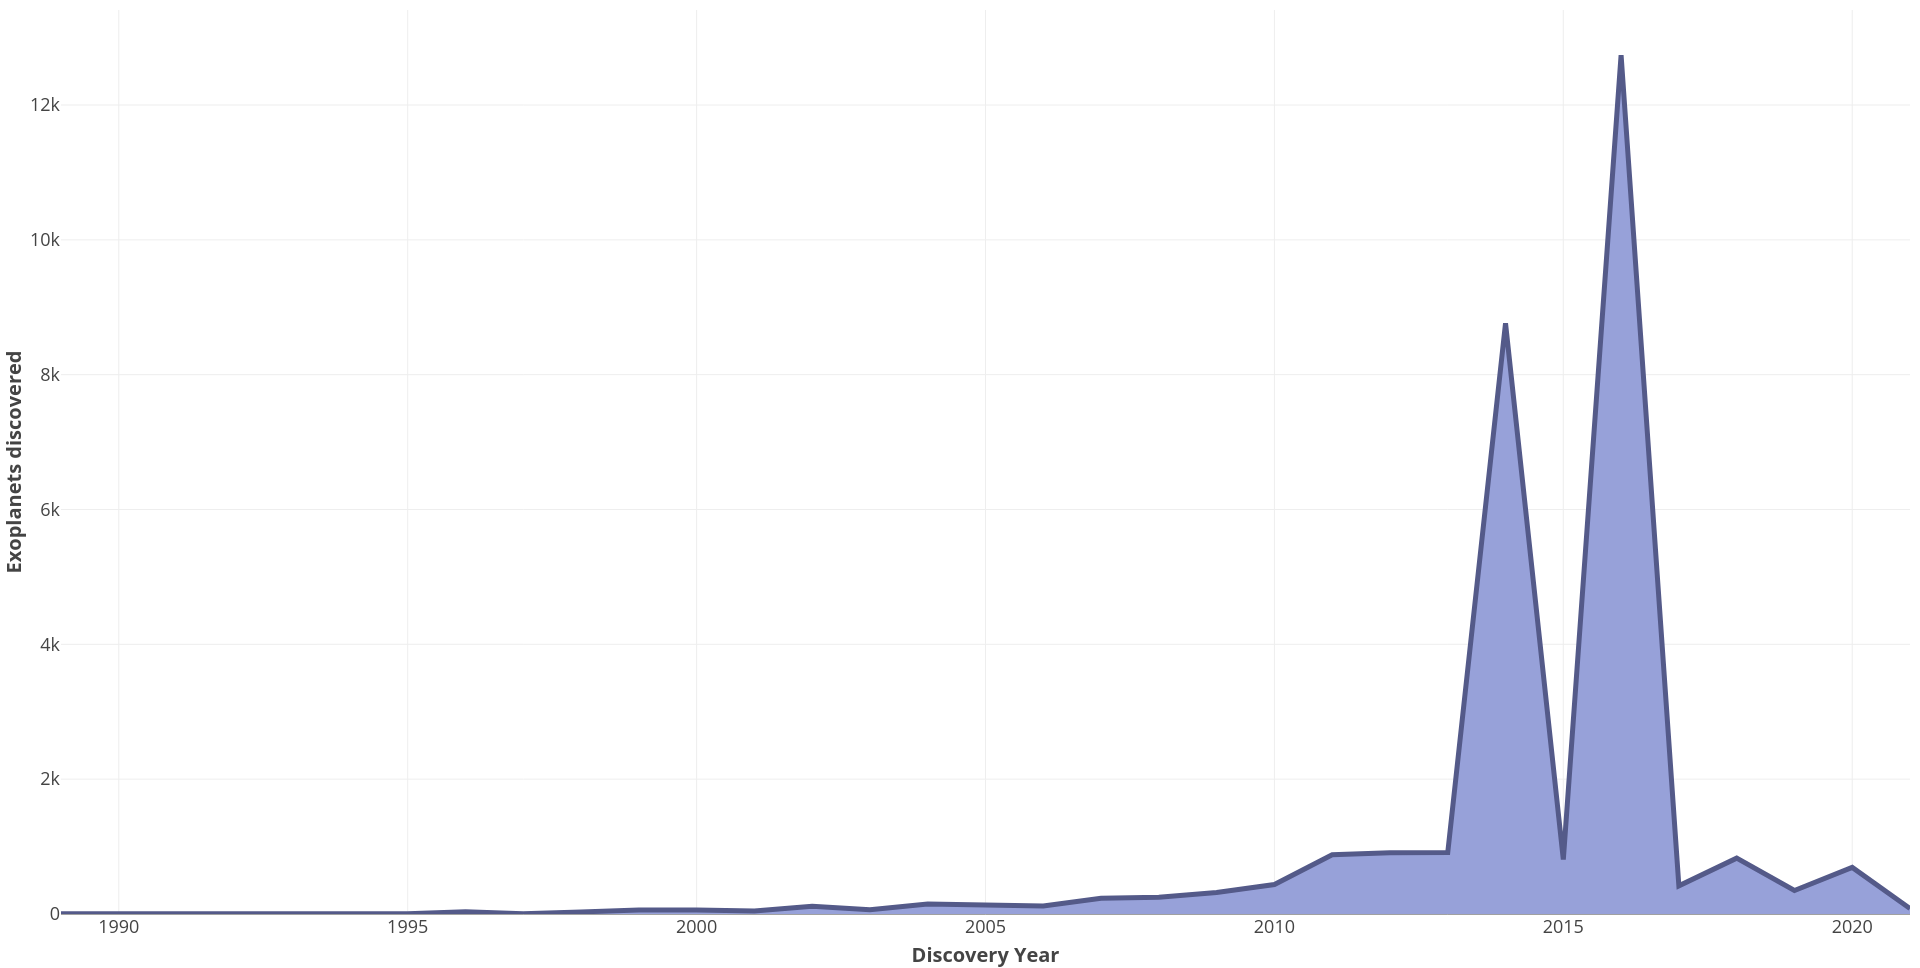

Generate this figure with R:

# Paths:
path_data = "data/"
path_lib = "renv/library/R-4.1/x86_64-pc-linux-gnu/"

# Packages:
require(dplyr, lib = path_lib)
require(readr, lib = path_lib)
require(RColorBrewer, lib = path_lib)
require(plotly, lib = path_lib)

# Dataset:
df = readr::read_csv(paste0(path_data, "nasa_exoplanets.csv")) %>%
         as.data.frame()
attr(df, "spec") = NULL
df_varnames = readr::read_csv(paste0(path_data, "nasa_exoplanets_var_names.csv")) %>%
                  as.data.frame()
attr(df_varnames, "spec") = NULL

# Variables:
x_var = "disc_year"
x_var_name = (df_varnames %>%
                 dplyr::filter(var == x_var))$var_name
y_var_name = "Exoplanets discovered"

# Adapt the data:
df_plot = df %>%
              dplyr::group_by(eval(parse(text = x_var))) %>%
              dplyr::summarise(y_var = n()) %>%
              as.data.frame() %>%
              dplyr::rename("x_var" = "eval(parse(text = x_var))")

# Plot:
my_palette = colorRampPalette(c("#111539", "#97A1D9"))

p = plot_ly(
    data = df_plot,
    x = ~x_var,
    y = ~y_var,
    color = my_palette(3)[2],
    colors = my_palette(3)[2],
    type = "scatter",
    mode = "lines",
    fill = "tozeroy",
    fillcolor = my_palette(3)[3],
    line = list(
        width = 5
    ),
    hovertemplate = paste0("<b>", x_var_name, ": %{x} <br> ",
                           y_var_name, ": %{y} </b><extra></extra>")
) %>%
    layout(
        xaxis = list(
            title = paste0("<b>", x_var_name, "</b>"),
            titlefont = list(size = 20),
            tickfont = list(size = 18),
            categoryorder = "array"
        ),
        yaxis = list(
            title = paste0("<b>", y_var_name, "</b>"),
            titlefont = list(size = 20),
            tickfont = list(size = 18)
        ),
        margin = list(
            l = 10,
            r = 10,
            t = 10,
            b = 10
        ),
        hoverlabel = list(font = list(size = 18)),
        showlegend = FALSE
    )

p
